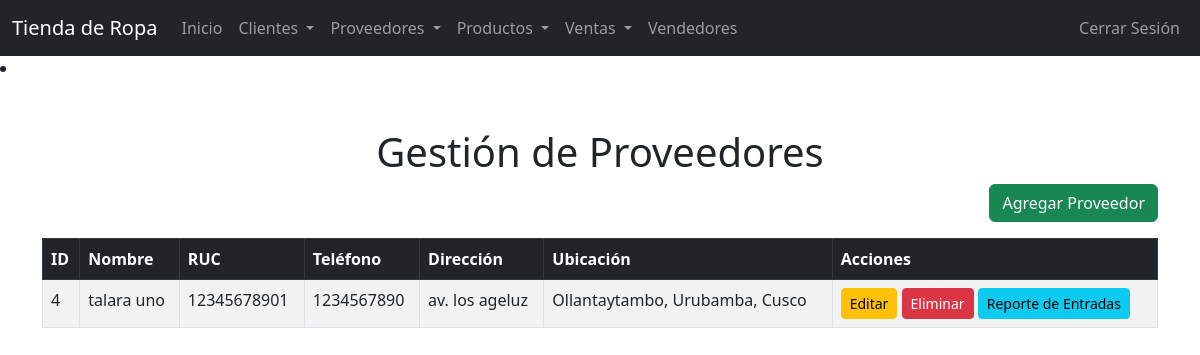
/proveedores.php (signed in), run on the app's committed database.
### tables this page shows
CREATE TABLE `proveedores` (
  `id` int(11) NOT NULL,
  `nombre` varchar(100) NOT NULL,
  `telefono` varchar(20) DEFAULT NULL,
  `direccion` varchar(255) DEFAULT NULL,
  `ruc` varchar(11) NOT NULL,
  `departamento` varchar(50) NOT NULL,
  `provincia` varchar(50) NOT NULL,
  `distrito` varchar(50) NOT NULL
);

### proveedores.php (the view, shortened to what this page needs)
<?php
include 'config.php';
$query = $conn->query("SELECT * FROM proveedores");
$proveedores = $query->fetchAll(PDO::FETCH_ASSOC);
?>
<!DOCTYPE html>
<html lang="es">
<head>
    <link href="https://cdn.jsdelivr.net/npm/bootstrap@5.3.0-alpha3/dist/css/bootstrap.min.css" rel="stylesheet">
</head>
<body>
    <?php include 'navbar.php'; ?>
    <div class="container my-5">
        <h1 class="text-center">Gestión de Proveedores</h1>
        <div class="text-end mb-3">
            <a href="agregar_proveedor.php" class="btn btn-success">Agregar Proveedor</a>
        </div>
        <table class="table table-bordered table-striped table-hover">
            <thead class="table-dark">
                <tr>
                    <th>ID</th>
                    <th>Nombre</th>
                    <th>RUC</th>
                    <th>Teléfono</th>
                    <th>Dirección</th>
                    <th>Ubicación</th>
                    <th>Acciones</th>
                </tr>
            </thead>
            <tbody>
                <?php foreach ($proveedores as $proveedor): ?>
                <tr>
                    <td><?= htmlspecialchars($proveedor['id']) ?></td>
                    <td><?= htmlspecialchars($proveedor['nombre']) ?></td>
                    <td><?= htmlspecialchars($proveedor['ruc']) ?></td>
                    <td><?= htmlspecialchars($proveedor['telefono']) ?></td>
                    <td><?= htmlspecialchars($proveedor['direccion']) ?></td>
                    <td>
                        <?= htmlspecialchars($proveedor['distrito']) ?>,
                        <?= htmlspecialchars($proveedor['provincia']) ?>,
                        <?= htmlspecialchars($proveedor['departamento']) ?>
                    </td>
                    <td>
                        <a href="editar_proveedor.php?id=<?= $proveedor['id'] ?>" class="btn btn-warning btn-sm">Editar</a>
                        <a href="eliminar_proveedor.php?id=<?= $proveedor['id'] ?>"
                           class="btn btn-danger btn-sm"
                           onclick="return confirm('¿Está seguro de eliminar este proveedor?');">Eliminar</a>
                        <a href="reporte_entradas.php?proveedor_id=<?= $proveedor['id'] ?>" class="btn btn-info btn-sm">Reporte de Entradas</a>
                    </td>
                </tr>
                <?php endforeach; ?>
            </tbody>
        </table>
    </div>
</body>
</html>

### data on the page
proveedores: id "4", nombre "talara uno", ruc "12345678901", telefono "1234567890", direccion "av. los ageluz", distrito "Ollantaytambo", provincia "Urubamba", departamento "Cusco"
